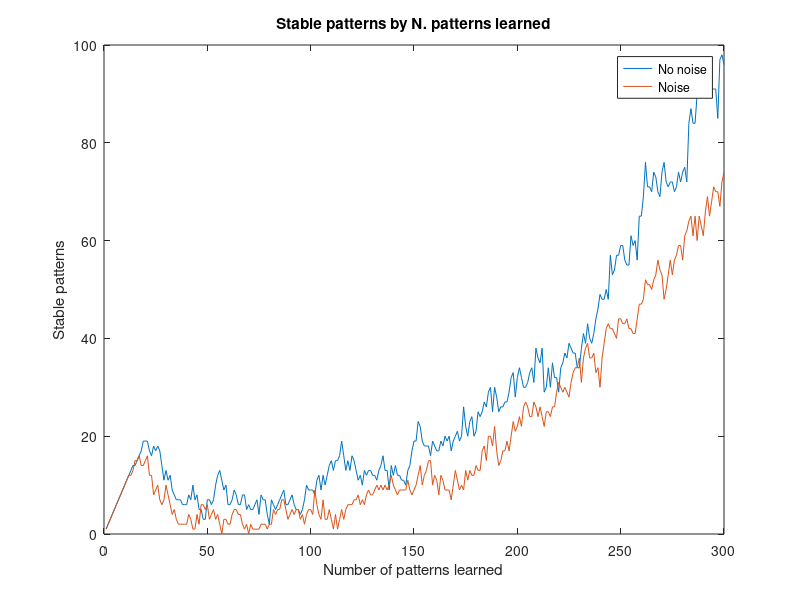

MATLAB code for this plot:
%% generate the data
clear all


%% testing number of weights (no noise)


limit = 1000000;

noisebits = 0;

p_test_true = [];
p_test = [];
p_train = [];
w = zeros(100);


p_new = randi([0 1],[300 100])*2 -1;
p_train = [];
p_test = [];
p_test_true = p_new;

stables = zeros([1 300]);

for nweights = 1:300

    epochs = [];
    
    disp("-------Weights: " + nweights)

    p_train = p_test_true(1:nweights,:);
    p_test = p_test_true(1:nweights,:);
    
    w = w + p_train(nweights,:)'*p_train(nweights,:);
    
    [num_of_patterns, num_of_elements] = size(p_test);


    for p = 1:nweights
        converged = 0;
        epoch = 0;

        while converged == 0 && epoch<limit
%batch
            epoch = epoch + 1;
            update = sign(w*p_test(p,:)')';
            check = (update == p_test(p,:));
            if sum(check)==numel(check)
                converged = 1;
            else
                p_test(p,:) = update;
            end

        end
        %epochs(p) = epoch;
    end


    stables(nweights) = sum(ismember(p_test,p_train,'rows'));
    
end


%% testing number of weights (noise)


limit = 1000000;

noisebits = 10;

p_test_true = [];
p_test = [];
p_train = [];
w = zeros(100);


p_new = randi([0 1],[300 100])*2 -1;
p_train = [];
p_test = [];
p_test_true = p_new;

stables_noise = zeros([1 300]);

for nweights = 1:300

    epochs = [];
    
    disp("-------Weights: " + nweights)

    p_train = p_test_true(1:nweights,:);
    p_test = p_test_true(1:nweights,:);
    
    w = w + p_train(nweights,:)'*p_train(nweights,:);
    
    [num_of_patterns, num_of_elements] = size(p_test);

    %noise
    pos = randi([1 100],[nweights noisebits]);
    p_test(pos) = -p_test(pos);
    
    for p = 1:nweights
        converged = 0;
        epoch = 0;

        while converged == 0 && epoch<limit
%batch
            epoch = epoch + 1;
            update = sign(w*p_test(p,:)')';
            check = (update == p_test(p,:));
            if sum(check)==numel(check)
                converged = 1;
            else
                p_test(p,:) = update;
            end
            
        end
        %epochs(p) = epoch;
    end

    stables_noise(nweights) = sum(ismember(p_test,p_train,'rows'));
    
end


figure(1)
plot(stables)
hold on
plot(stables_noise)
title('Stable patterns by N. patterns learned')
xlabel('Number of patterns learned')
ylabel('Stable patterns')
legend('No noise','Noise')



